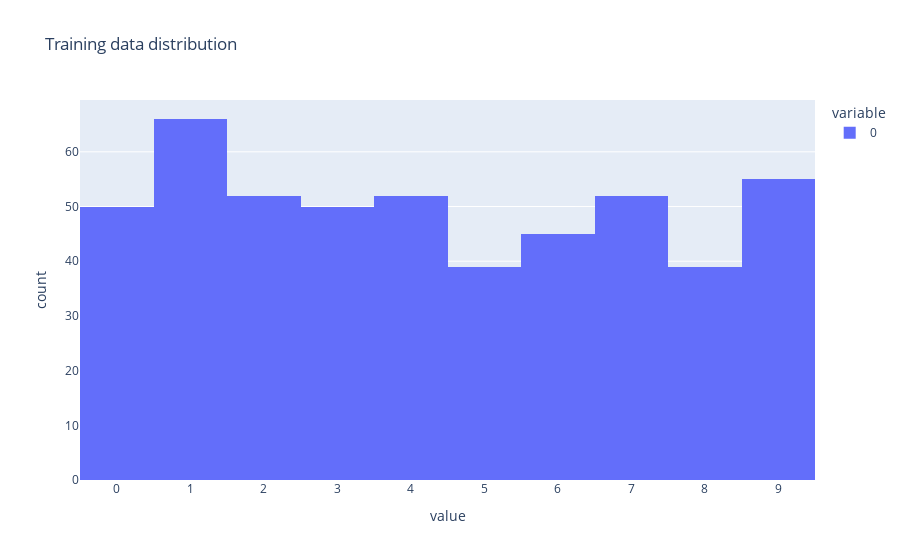

The code cell stored with this chart in its notebook:
### Code cell
import plotly.express as px

fig = px.histogram(data[1], nbins=10, title='Training data distribution')
fig.update_xaxes(tickvals=np.arange(0, 10))
fig.show()

### Figure 1 — Plotly figure (JSON) as saved in the notebook; plotly's stock layout.template omitted (floating-point values rounded to 4 significant figures; data arrays with more than 128 entries replaced by an {"elided": "..."} marker saying what was removed)
{"data": [{"alignmentgroup": "True", "bingroup": "x", "hovertemplate": "variable=0<br>value=%{x}<br>count=%{y}<extra></extra>", "legendgroup": "0", "marker": {"color": "#636efa", "pattern": {"shape": ""}}, "name": "0", "nbinsx": 10, "offsetgroup": "0", "orientation": "v", "showlegend": true, "type": "histogram", "x": {"elided": "500 int values"}, "xaxis": "x", "yaxis": "y"}], "layout": {"barmode": "relative", "legend": {"title": {"text": "variable"}, "tracegroupgap": 0}, "title": {"text": "Training data distribution"}, "xaxis": {"anchor": "y", "domain": [0, 1], "tickvals": [0, 1, 2, 3, 4, 5, 6, 7, 8, 9], "title": {"text": "value"}}, "yaxis": {"anchor": "x", "domain": [0, 1], "title": {"text": "count"}}}}
